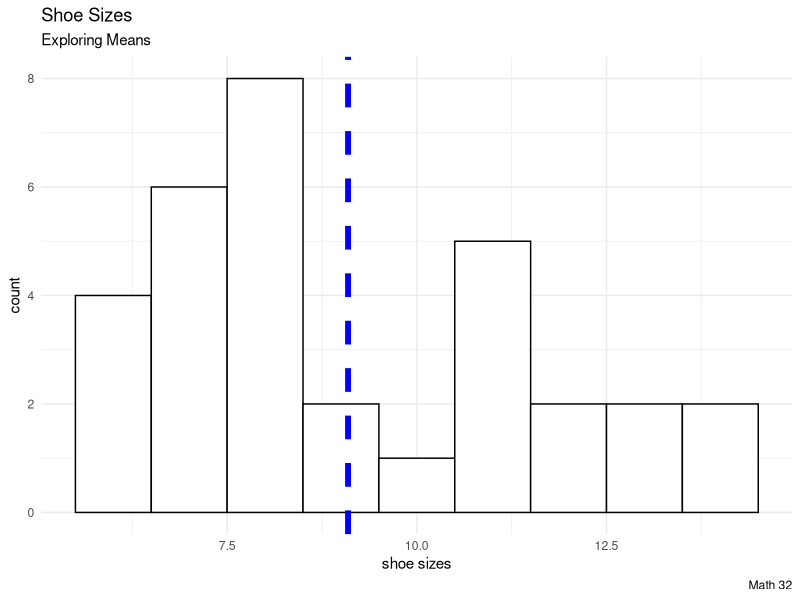
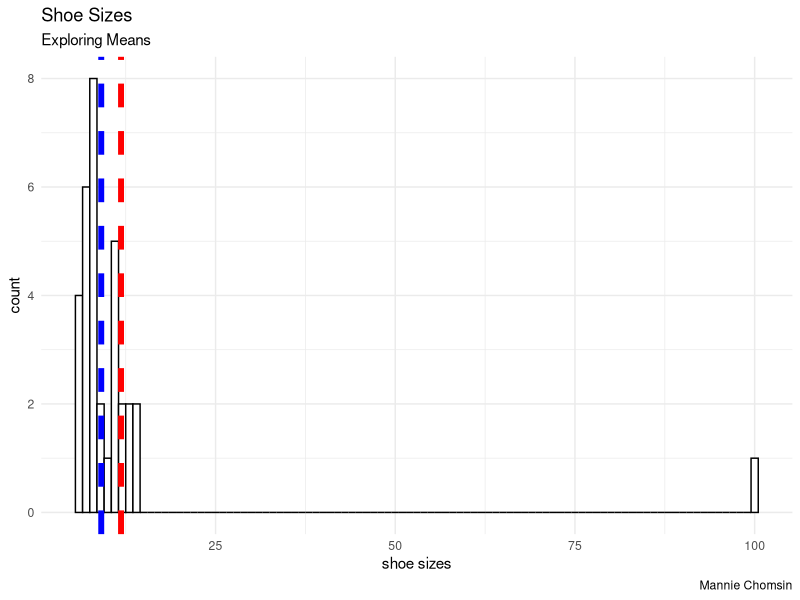
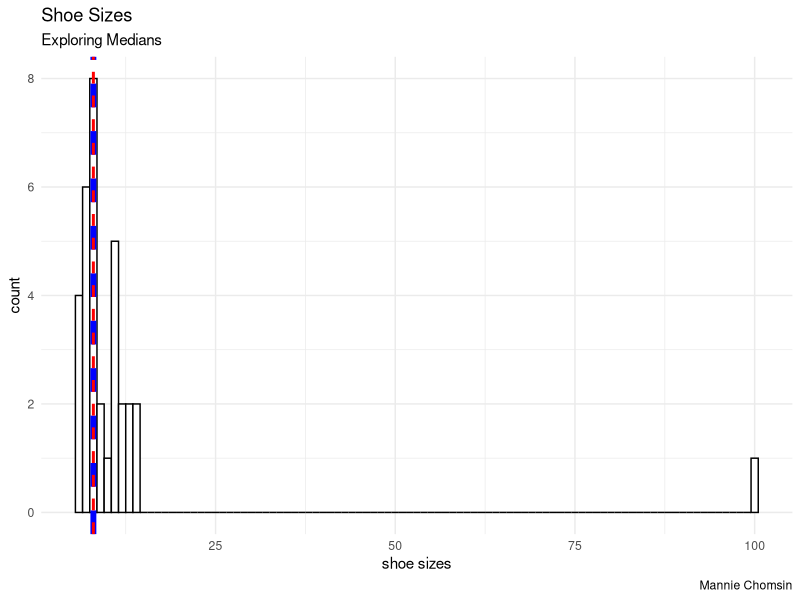

The R script that drew these images, in order:
## ---- chunk 1
library("ggplot2")

N <- 32
 
#creates an iteratible of 9 numbers (6 to 14)
shoe_sizes <- 6:14
#randomly picks a number from 6 to 14 (inclusive) 32 times (repeats allowed), and saves list of random numbers to variable without_outlier
without_outlier <- sample(shoe_sizes, N, replace = TRUE) 
#creates data frame with values of without_outlier
df_without_outlier <- data.frame(without_outlier) 

outlier <- 100
#adds a 100 to the list of 32 random numbers between 6 and 14
with_outlier <- c(without_outlier, outlier) 
# creates a data frame with same 32 random numbers between 6 and 14 but with an additional value of 100
df_with_outlier <- data.frame(with_outlier)

#creates plot of random shoesizes
#plot is a histogram, black lines, with a blue dashed line at the mean shoesize
ggplot(df_without_outlier, aes(x = without_outlier)) +
  geom_histogram(binwidth = 1, color = "black", fill = "white") +
  geom_vline(aes(xintercept = mean(without_outlier)),
             color = "blue", linetype = "dashed", size = 2) +
  labs(title = "Shoe Sizes", subtitle = "Exploring Means",
       caption = "Math 32", x = "shoe sizes") +
  theme_minimal() +
  theme(legend.position = "none")
## ---- chunk 2
ggplot(df_with_outlier, aes(x = with_outlier)) +
  geom_histogram(binwidth = 1, color = "black", fill = "white") +
  geom_vline(aes(xintercept = mean(without_outlier)),
             color = "blue", linetype = "dashed", size = 2) +
  geom_vline(aes(xintercept = mean(with_outlier)),
             color = "red", linetype = "dashed", size = 2) +
  labs(title = "Shoe Sizes", subtitle = "Exploring Means",
       caption = "Mannie Chomsin", x = "shoe sizes") +
  theme_minimal() +
  theme(legend.position = "none")
## ---- chunk 3
ggplot(df_with_outlier, aes(x = with_outlier)) +
  geom_histogram(binwidth = 1, color = "black", fill = "white") +
  geom_vline(aes(xintercept = median(without_outlier)),
             color = "blue", linetype = "dashed", size = 2) +
  geom_vline(aes(xintercept = median(with_outlier)),
             color = "red", linetype = "dashed", size = 1) +
  labs(title = "Shoe Sizes", subtitle = "Exploring Medians",
       caption = "Mannie Chomsin", x = "shoe sizes") +
  theme_minimal() +
  theme(legend.position = "none")
## ---- chunk 4
mean(with_outlier)-mean(without_outlier)
## ---- chunk 5
median(with_outlier)-median(without_outlier)
